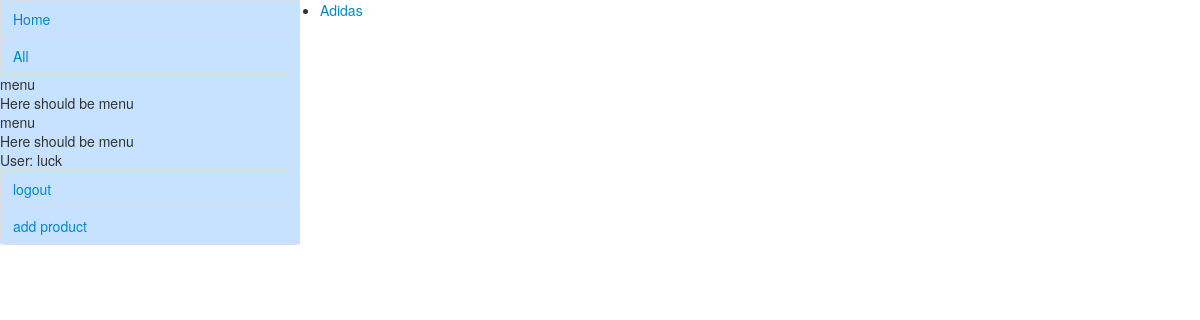
/goods/ (signed in), run on an earlier commit of the app's database.
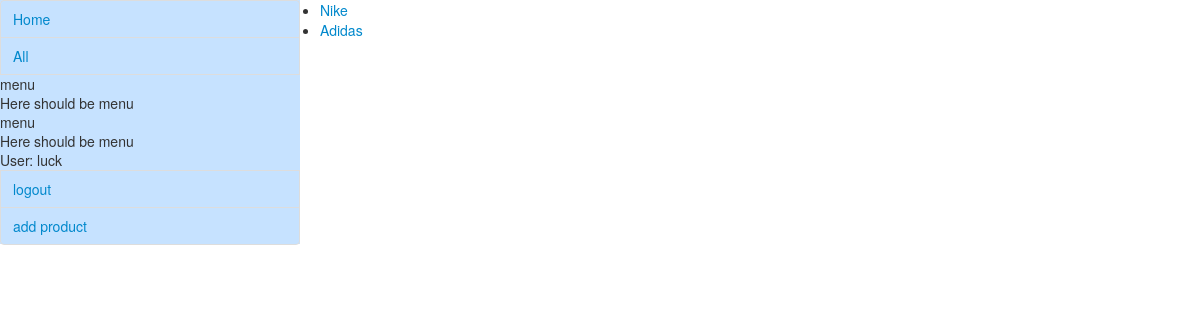
And on a later commit of the database.
### goods/models.py (models this page shows, shortened)
class Producer(models.Model):
    name = models.CharField(max_length=50)
    moderator = models.OneToOneField(User, blank=True, null=True)
    pub_date = models.DateTimeField('date published')

### goods/views.py (the view)
def index(request):
    producer_list = Producer.objects.order_by('-pub_date')[:5]
    template = loader.get_template('catalog/index.html')
    context = RequestContext(request, {
        'producers_list': producer_list,
    })
    return HttpResponse(template.render(context))

### catalog/templates/catalog/index.html
{% extends "catalog/base.html" %}
{% block sidebar %} {{ block.super }} {% endblock %}
{% block content %}
{% if producers_list %}
    <ul class="span4">
    {% for producer in producers_list %}
        <li><a href="{% url 'producer_list' producer.id %}">{{ producer.name }}</a></li>
    {% endfor %}
    </ul>
{% else %}
    <p>No producers are available.</p>
{% endif %}
{% endblock %}

What changed in the data, as far as the page shows it:
added Producer: name "Nike"
